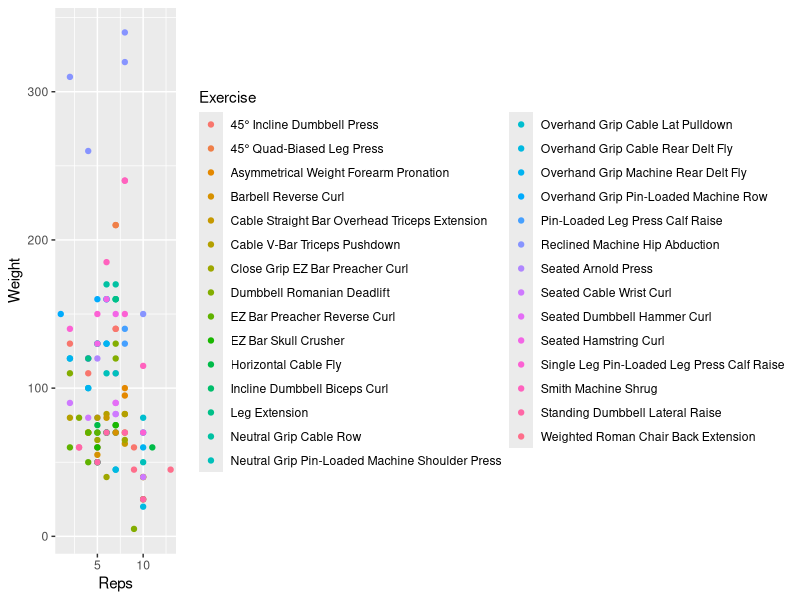
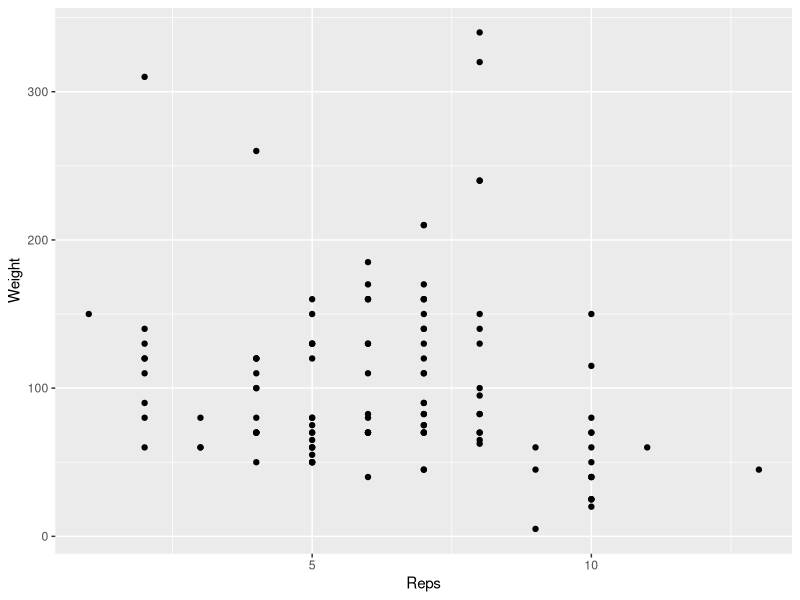

Reproduce these figures in R, in order.
## ---- chunk 1
library(tidyverse) 
workout_log = read.csv("Workout Log.csv")
## ---- chunk 2
workout_log |>
  ggplot(aes(y = Weight, x = Reps, color = Exercise)) +
  geom_point()
## ---- chunk 3
workout_log |>
  ggplot(aes(y = Weight, x = Reps)) +
  geom_point()
